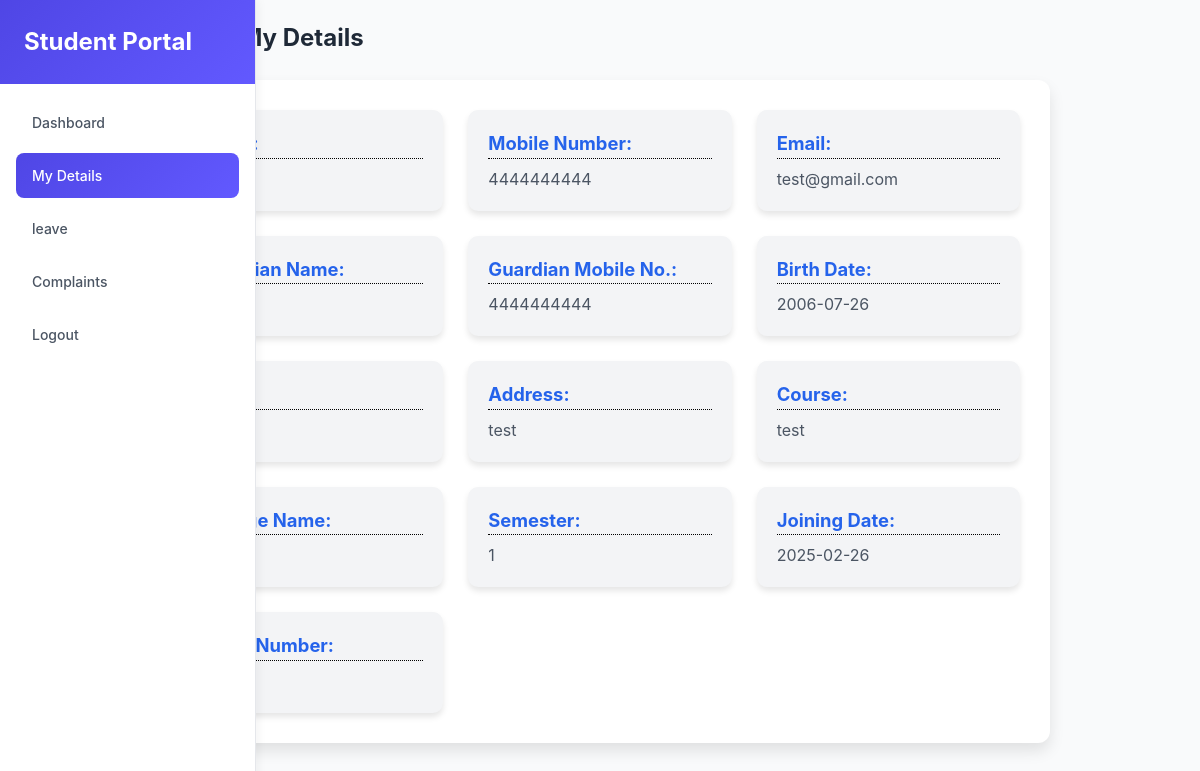
The app's page /s-detail.php (signed in) with its own data.
### tables this page shows
CREATE TABLE IF NOT EXISTS `student_log` (
  `id` int NOT NULL AUTO_INCREMENT,
  `name` varchar(100) NOT NULL,
  `email` varchar(100) NOT NULL,
  `password` varchar(255) NOT NULL,
  `guardian_name` varchar(100) NOT NULL,
  `guardian_mobile` varchar(15) NOT NULL,
  `user_mobile` varchar(15) NOT NULL,
  `course` varchar(100) NOT NULL,
  `college_year` varchar(10) NOT NULL,
  `college_name` varchar(100) NOT NULL,
  `birthday` date NOT NULL,
  `age` int NOT NULL,
  `address` text NOT NULL,
  `starting_date` date NOT NULL,
  `room_number` varchar(50) DEFAULT NULL,
  `status` int DEFAULT '0',
  PRIMARY KEY (`id`),
  UNIQUE KEY `email` (`email`)
);

### s-detail.php (the view, shortened to what this page needs)
<?php
$conn = new mysqli("localhost", "root", "", "ms");
$student_id = $_SESSION['student_id'];
$sql = "SELECT * FROM student_log WHERE id = '$student_id'";
$result = $conn->query($sql);
$student = $result->fetch_assoc();
?>
<!DOCTYPE html>
<html lang="en">
<head>
</head>
<body>
    <div class="sidebar">
            <div class="sidebar-header">
                <h1>Student Portal</h1>
            </div>
            <div class="sidebar-nav">
                <a class="nav-item" href="s-dashboard.php"> Dashboard</a>
                <a class="nav-item active" href="#"> My Details</a>
                <a class="nav-item" href="s-leave.php">leave</a>
                <a class="nav-item" href="s-complaints.php"> Complaints</a>
                <a class="nav-item" href="s-login.php"> Logout</a>
            </div>
        </div>
        <div class="dashboard">
                <h2>My Details</h2>
            </div>
    <div class="container">
        <div class="profile-info">
            <?php
            $info_items = [
                'Name' => 'name',
                'Mobile Number' => 'user_mobile',
                'Email' => 'email',
                'Guardian Name' => 'guardian_name',
                'Guardian Mobile No.' => 'guardian_mobile',
                'Birth Date' => 'birthday',
                'Age' => 'age',
                'Address' => 'address',
                'Course' => 'course',
                'College Name' => 'college_name',
                'Semester' => 'college_year',
                'Joining Date' => 'starting_date',
                'Room Number' => 'room_number'
            ];
            foreach ($info_items as $label => $field) {
                echo "<div class='info-item'><h3>{$label}:</h3><p>{$student[$field]}</p></div>";
            }
            ?>
        </div>
    </div>
</body>
</html>

### s-detail.php (style rules this page uses)
* { margin: 0; padding: 0; box-sizing: border-box; }
body { font-family: -apple-system, BlinkMacSystemFont, "Segoe UI", Roboto, "Helvetica Neue", Arial, sans-serif; background-color: rgb(249, 250, 251); color: rgb(17, 24, 39); line-height: 1.5; }
.sidebar { width: 256px; background-color: white; border-right: 1px solid rgb(229, 231, 235); display: flex; flex-direction: column; position: fixed; top: 0; bottom: 0; box-shadow: 2px 0 10px rgba(0, 0, 0, 0.05); }
.sidebar-header { padding: 1.5rem; background: linear-gradient(135deg, rgb(79, 70, 229), rgb(98, 89, 255)); color: white; }
.sidebar-header h1 { font-size: 1.5rem; font-weight: 700; }
.sidebar-nav { flex: 1; padding: 1rem; }
.nav-item { width: 100%; display: flex; align-items: center; padding: 0.75rem 1rem; margin-bottom: 0.5rem; border-radius: 0.5rem; color: rgb(75, 85, 99); font-size: 0.875rem; font-weight: 500; text-decoration: none; transition: all 0.3s ease; }
.nav-item.active { background: linear-gradient(135deg, rgb(79, 70, 229), rgb(98, 89, 255)); color: white; }
.dashboard h2 { font-size: 1.5rem; font-weight: 700; color: rgb(31, 41, 55); margin-bottom: 1.5rem; margin-top: 20px; padding-left: 20%; }
.container { max-width: 900px; margin: 20px auto; padding: 30px; background-color: #ffffff; border-radius: 12px; box-shadow: 0 8px 15px rgba(0, 0, 0, 0.1); }
.profile-info { display: grid; grid-template-columns: repeat(auto-fill, minmax(250px, 1fr)); gap: 25px; }
.info-item { background-color: rgb(243, 244, 246); padding: 20px; border-radius: 10px; box-shadow: 0 4px 6px rgba(0, 0, 0, 0.1); transition: transform 0.2s ease-in-out, box-shadow 0.2s ease-in-out; }
.info-item h3 { font-size: 1.15rem; color: rgb(37, 99, 235); border-bottom: 1px dotted rgb(0, 0, 0); margin-bottom: 8px; }
.info-item p { font-size: 1rem; color: rgb(75, 85, 99); }

### records on screen
student_log: user_mobile "4444444444", email "test@gmail.com", guardian_mobile "4444444444", birthday "2006-07-26", address "test", course "test", college_year "1", starting_date "2025-02-26"

### other values on screen
$label "Mobile Number"
$label "Email"
$label "Guardian Name"
$label "Guardian Mobile No."
$label "Birth Date"
$label "Address"
$label "Course"
$label "College Name"
$label "Semester"
$label "Joining Date"
$label "Room Number"
